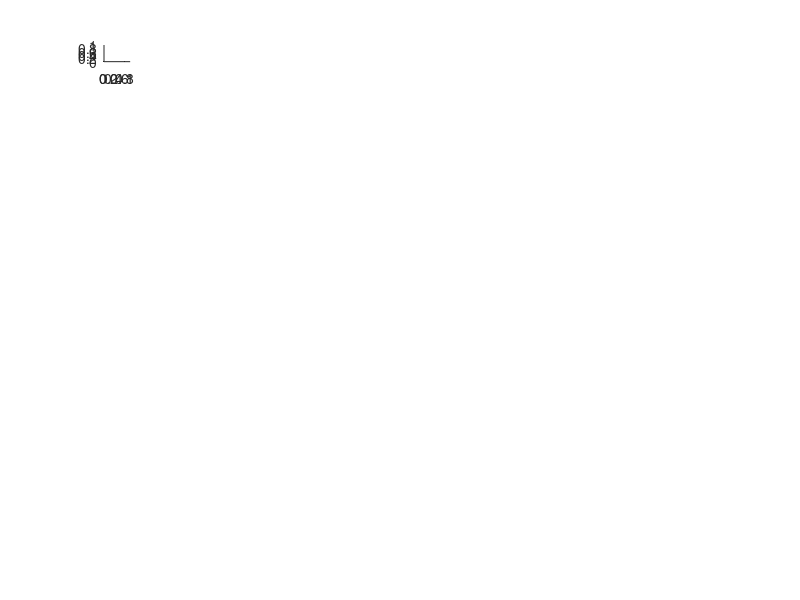

Here is the MATLAB script that generated this plot: (Note: this script raises an error after producing the figure.)
load weights.mat

neurons = size(layer0, 1);
plot_size = sqrt(neurons); 
dim = size(layer0, 3);

figure(1)
for i = 1:neurons
    subplot(plot_size, plot_size, i)
    imagesc(reshape(layer0(i, :, :, :), [dim, dim])); 
    colormap gray
    axis equal off
end